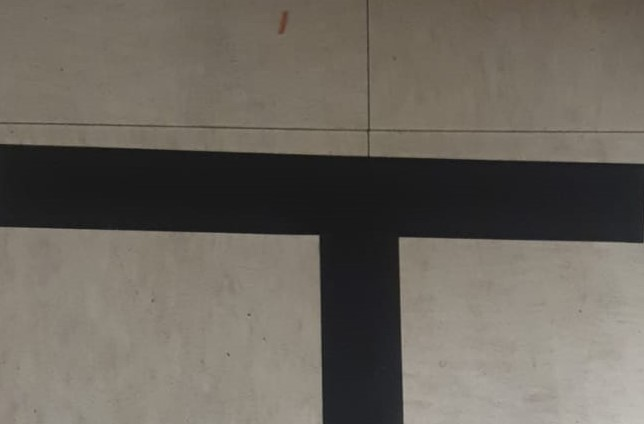
#> input picture Generated Images/T_junction.jpeg, 644 x 424 px; its folder holds only this picture in this run
$ python -i line_barycenter_detection_v4.py   (imports and definitions only)
#> lines starting #> are read from the running program, lines starting #| are printed output that depends on the picture; after the words box and inside, x2 and y2 are one past the last pixel; in counts of white or black regions, pixels touching at a corner belong together
#> further down, picture is the input picture: shape (424, 644, 3); mean B, G, R 93.4, 101.9, 107.5
import cv2
import numpy as np
import math
import os

def process_image(image):
    """
    Processes an input image to identify the largest black region, calculate its barycenter,
    determine the angle from vertical, and visualize the result.

    Args:
        image (numpy.ndarray): Input image (assumed to be in BGR format).

    Returns:
        angle_from_vertical (float): Angle in degrees between the line from the bottom center
                                     to the barycenter and the vertical line.
        image_with_lines (numpy.ndarray): Image with lines and angle visualization.
    """
    # Convert the image to grayscale
    gray = cv2.cvtColor(image, cv2.COLOR_BGR2GRAY)

    # Threshold the image to isolate black regions
    _, binary = cv2.threshold(gray, 50, 255, cv2.THRESH_BINARY_INV)
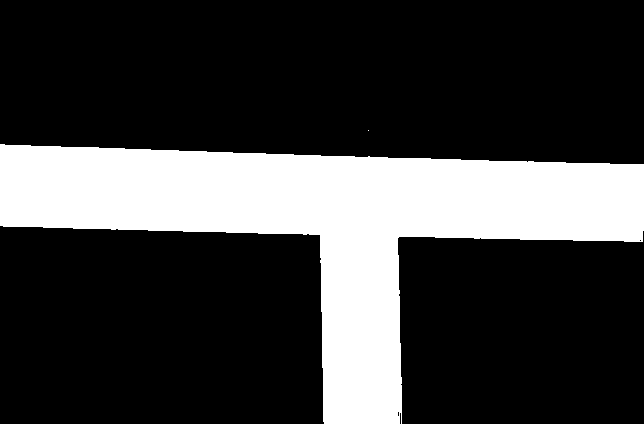
#> binary: shape (424, 644); 24.2% white; 2 white regions (1 under 20 px)

    # Find contours of the black regions
    contours, _ = cv2.findContours(binary, cv2.RETR_EXTERNAL, cv2.CHAIN_APPROX_SIMPLE)
#> contours = 2 contours, 1 with area under 20; largest, box (x1, y1, x2, y2) and area: (0, 144, 644, 424) 65161

    if not contours:
        # If no contours are found, return None
        print("No valid black region detected!")
        return None, image

    # Find the largest contour
    largest_contour = max(contours, key=cv2.contourArea)
#> largest_contour = contour of 129 points, box (x1, y1, x2, y2) (0, 144, 644, 424), area 65161

    # Calculate the moments of the largest contour
    moments = cv2.moments(largest_contour)
#> moments = moments, m00 65161, centre m10/m00, m01/m00 = (327.6, 224.4)
    if moments["m00"] == 0:  # Prevent division by zero
        print("Invalid region detected (zero area)!")
        return None, image

    # Calculate the barycenter (center of mass) of the black region
    cx = int(moments["m10"] / moments["m00"])
#> cx = 327
    cy = int(moments["m01"] / moments["m00"])
#> cy = 224
    barycenter = (cx, cy)
#> barycenter = (327, 224)

    # Prepare image for visualization
    image_with_lines = image.copy()

    # Draw the largest contour and the barycenter
    cv2.drawContours(image_with_lines, [largest_contour], -1, (0, 255, 0), 2)  # Contour in green
    cv2.circle(image_with_lines, barycenter, 5, (0, 0, 255), -1)  # Barycenter in red
#> image_with_lines: shape (424, 644, 3); mean B, G, R 92.6, 106, 106.6

    # Image dimensions
    height, width, _ = image.shape
#> height = 424; width = 644

    # Bottom center of the image
    bottom_center = (width // 2, height - 1)
#> bottom_center = (322, 423)

    # Center of the image (for the vertical line)
    image_center = (width // 2, height // 2)
#> image_center = (322, 212)

    # Draw the vertical line for reference
    cv2.line(image_with_lines, image_center, bottom_center, (255, 0, 0), 2)  # Vertical line in blue

    # Draw the line from the bottom center to the barycenter
    cv2.line(image_with_lines, bottom_center, barycenter, (0, 255, 255), 2)  # Line to barycenter in yellow

    # Calculate the angle between the two lines
    dx = barycenter[0] - bottom_center[0]
#> dx = 5
    dy = bottom_center[1] - barycenter[1]  # Inverted y-axis for proper angle calculation
#> dy = 199

    # Calculate the angle from vertical
    angle = math.degrees(math.atan2(dy, dx))
#> angle = 88.56
    angle_from_vertical = 90 - angle  # Convert to angle from the vertical line
#> angle_from_vertical = 1.44

    # Display the angle on the image
    angle_text = f"Angle: {angle_from_vertical:.2f}°"
#> angle_text = 'Angle: 1.44°'
    cv2.putText(image_with_lines, angle_text, (10, 30), cv2.FONT_HERSHEY_SIMPLEX, 1, (0, 255, 0), 2)
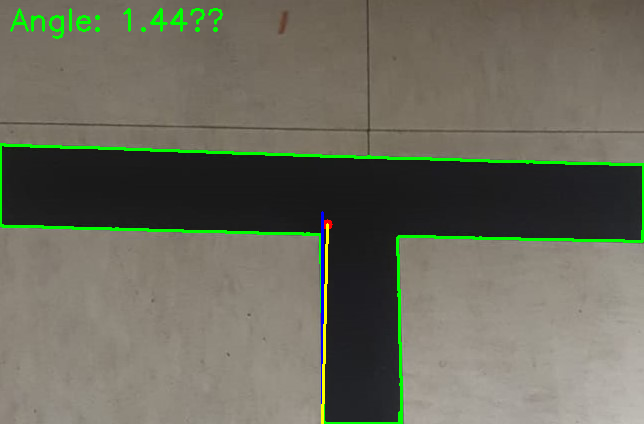
#> image_with_lines: shape (424, 644, 3); mean B, G, R 92.5, 106.7, 106.5

    return angle_from_vertical, image_with_lines

# [43 lines left out: function process_images_debug, not called in this run]

# Example usage:
# [3 lines not run here, left out]

>>> import cv2
>>> picture = cv2.imread('Generated Images/T_junction.jpeg')
>>> result = process_image(picture)
